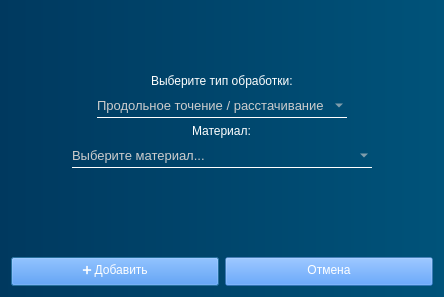
<?xml version="1.0" encoding="UTF-8"?>
<ui version="4.0">
 <class>Dialog</class>
 <widget class="QDialog" name="Dialog">
  <property name="geometry">
   <rect>
    <x>0</x>
    <y>0</y>
    <width>444</width>
    <height>297</height>
   </rect>
  </property>
  <property name="windowTitle">
   <string>Добавление токарной операции</string>
  </property>
  <property name="styleSheet">
   <string notr="true">color: white;
background-color: qlineargradient(spread:pad, x1:0, y1:0, x2:1, y2:0, stop:0 rgb(0, 57, 95), stop:1 rgb(0, 83, 122));
</string>
  </property>
  <layout class="QVBoxLayout" name="verticalLayout">
   <item>
    <spacer name="verticalSpacer_2">
     <property name="orientation">
      <enum>Qt::Orientation::Vertical</enum>
     </property>
     <property name="sizeHint" stdset="0">
      <size>
       <width>20</width>
       <height>40</height>
      </size>
     </property>
    </spacer>
   </item>
   <item alignment="Qt::AlignmentFlag::AlignHCenter">
    <widget class="QLabel" name="label">
     <property name="styleSheet">
      <string notr="true">background: none;</string>
     </property>
     <property name="text">
      <string>Выберите тип обработки:</string>
     </property>
    </widget>
   </item>
   <item alignment="Qt::AlignmentFlag::AlignHCenter">
    <widget class="QComboBox" name="comboBox_operations">
     <property name="minimumSize">
      <size>
       <width>250</width>
       <height>0</height>
      </size>
     </property>
     <property name="styleSheet">
      <string notr="true">QComboBox {
	padding: 3, 3, 3, 3;
	width: 60px;
	border: none;
	border-bottom: 1px solid white;
	background: rgba(255, 255, 255, 0);
	transition: color 0.3s ease;
	transition: border-bottom 0.4s ease;
	color: rgb(204, 204, 204);
	font-size: 10pt;
}
QComboBox:hover {
   color: rgb(167, 167, 167);
}

QComboBox::item {
	background: rgb(67, 67, 67);
	border-radius: none;
}

QComboBox QAbstractItemView {
	border-radius: none;
    background: qlineargradient(spread:pad, x1:0, y1:0, x2:1, y2:0, stop:0 rgb(58, 58, 58), stop:1 rgb(88, 88, 88));
	selection-border-radius: none;
	selection-border: none;
	border: none;
	border-radius: 0;
	outline: none;
}
QComboBox QAbstractItemView::item {
    min-height: 15px;
	width: 15px;
	border: none;
	border-radius: none;
}
QComboBox QAbstractItemView::item:hover {
	color:rgb(173, 173, 173);
	border-bottom: 1px solid white;
}

</string>
     </property>
     <item>
      <property name="text">
       <string>Продольное точение / расстачивание</string>
      </property>
     </item>
     <item>
      <property name="text">
       <string>Нарезание резьбы</string>
      </property>
     </item>
     <item>
      <property name="text">
       <string>Подрезка торца</string>
      </property>
     </item>
     <item>
      <property name="text">
       <string>Обработка канавок</string>
      </property>
     </item>
    </widget>
   </item>
   <item alignment="Qt::AlignmentFlag::AlignHCenter">
    <widget class="QLabel" name="label_2">
     <property name="styleSheet">
      <string notr="true">background: none;
border: none;</string>
     </property>
     <property name="text">
      <string>Материал:</string>
     </property>
    </widget>
   </item>
   <item alignment="Qt::AlignmentFlag::AlignHCenter">
    <widget class="QComboBox" name="comboBox_material">
     <property name="minimumSize">
      <size>
       <width>300</width>
       <height>0</height>
      </size>
     </property>
     <property name="styleSheet">
      <string notr="true">QComboBox {
	padding: 3, 3, 3, 3;
	width: 60px;
	border: none;
	border-radius: none;
	border-bottom: 1px solid white;
	background: rgba(255, 255, 255, 0);
	transition: color 0.3s ease;
	transition: border-bottom 0.4s ease;
	color: rgb(204, 204, 204);
	font-size: 10pt;
}
QComboBox:hover {
   color: rgb(167, 167, 167);
}

QComboBox::item {
	background: rgb(67, 67, 67);
	border-radius: none;
}

QComboBox QAbstractItemView {
	border-radius: none;
    background: qlineargradient(spread:pad, x1:0, y1:0, x2:1, y2:0, stop:0 rgb(58, 58, 58), stop:1 rgb(88, 88, 88));
	selection-border-radius: none;
	selection-border: none;
	border: none;
	border-radius: 0;
	outline: none;
}
QComboBox QAbstractItemView::item {
    min-height: 15px;
	width: 15px;
	border: none;
	border-radius: none;
}
QComboBox QAbstractItemView::item:hover {
	color:rgb(173, 173, 173);
	border-bottom: 1px solid white;
}

</string>
     </property>
     <property name="editable">
      <bool>false</bool>
     </property>
     <property name="currentText">
      <string/>
     </property>
     <property name="insertPolicy">
      <enum>QComboBox::InsertPolicy::NoInsert</enum>
     </property>
     <property name="placeholderText">
      <string>Выберите материал...</string>
     </property>
    </widget>
   </item>
   <item alignment="Qt::AlignmentFlag::AlignHCenter">
    <widget class="QLabel" name="label_error">
     <property name="styleSheet">
      <string notr="true">background: none;</string>
     </property>
     <property name="text">
      <string/>
     </property>
    </widget>
   </item>
   <item>
    <spacer name="verticalSpacer">
     <property name="orientation">
      <enum>Qt::Orientation::Vertical</enum>
     </property>
     <property name="sizeHint" stdset="0">
      <size>
       <width>20</width>
       <height>40</height>
      </size>
     </property>
    </spacer>
   </item>
   <item>
    <layout class="QHBoxLayout" name="horizontalLayout">
     <item>
      <widget class="QPushButton" name="pushButton_show_btn_operations">
       <property name="styleSheet">
        <string notr="true">QPushButton {
	height: 20px;
	background-color: rgba(37, 131, 255, 50);
	padding: 2 10 5 10;
}
QPushButton:hover {
	background-color: rgba(37, 131, 255, 90)
}
QPushButton:pressed {
	background-color: rgb(0, 53, 93)
}</string>
       </property>
       <property name="text">
        <string>➕ Добавить</string>
       </property>
      </widget>
     </item>
     <item>
      <widget class="QPushButton" name="pushButton_show_btn_operations_2">
       <property name="styleSheet">
        <string notr="true">QPushButton {
	height: 20px;
	background-color: rgba(37, 131, 255, 50);
	padding: 2 10 5 10;
}
QPushButton:hover {
	background-color: rgba(37, 131, 255, 90)
}
QPushButton:pressed {
	background-color: rgb(0, 53, 93)
}</string>
       </property>
       <property name="text">
        <string>Отмена</string>
       </property>
      </widget>
     </item>
    </layout>
   </item>
  </layout>
 </widget>
 <resources/>
 <connections/>
</ui>
